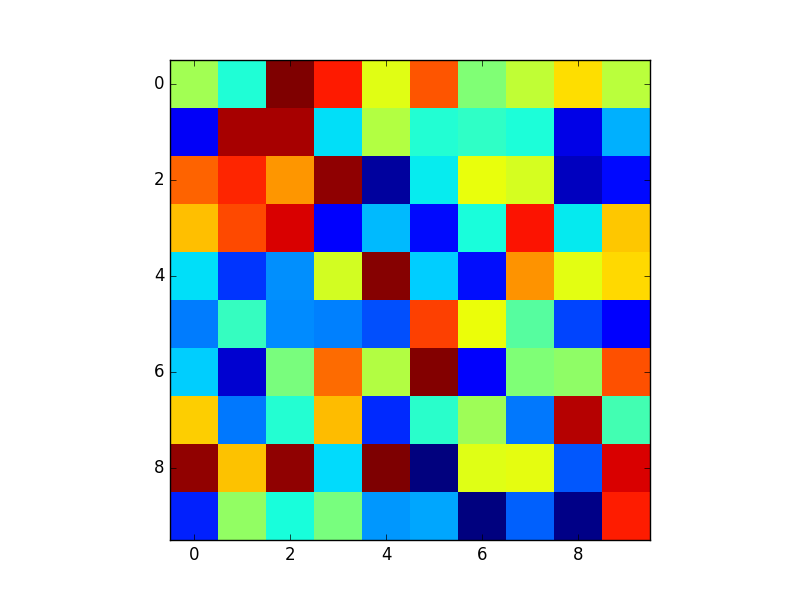

Source code (Python):
import numpy as np
from pylab import *

data = np.random.rand(10,10)

imshow(data, interpolation="none")
savefig("intertest.png")
